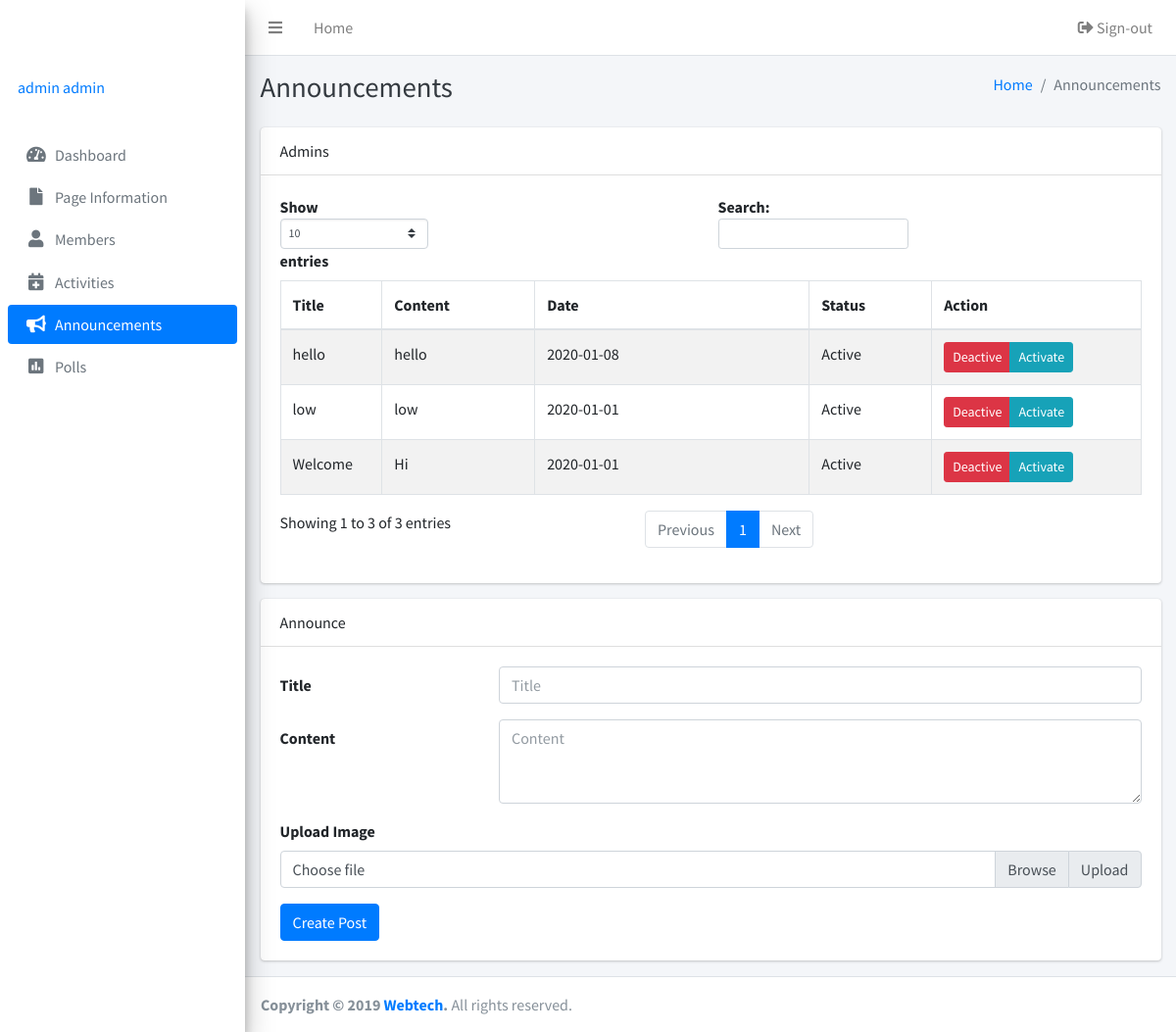
Page /admins/announcements.php (signed in) on the committed database.
### tables this page shows
CREATE TABLE IF NOT EXISTS `accounts` (
  `id` int(255) NOT NULL AUTO_INCREMENT,
  `firstname` varchar(255) NOT NULL,
  `lastname` varchar(255) NOT NULL,
  `username` varchar(255) NOT NULL,
  `email` varchar(255) NOT NULL,
  `password` varchar(255) NOT NULL,
  `role` enum('super','admin') NOT NULL,
  `status` enum('Enabled','Disabled') NOT NULL,
  PRIMARY KEY (`id`),
  UNIQUE KEY `username` (`username`)
);

CREATE TABLE IF NOT EXISTS `post` (
  `id` int(255) NOT NULL AUTO_INCREMENT,
  `title` varchar(255) NOT NULL,
  `content` longtext NOT NULL,
  `date` varchar(255) NOT NULL,
  `status` enum('Active','Inactive') NOT NULL,
  `image` text,
  PRIMARY KEY (`id`)
);

### admins/inc/session.php (called while the page is built, shortened)
<?php
	require_once 'inc/db.php';;
	if(isset($_SESSION['admin'])){
		$sql = mysqli_query($db, "SELECT * FROM accounts where `username` = '".$_SESSION['admin']."'");
		$user = mysqli_fetch_assoc($sql);
	} else {
		header('location: login.php');
		exit();
	}
?>

### admins/announcements.php (the view, shortened to what this page needs)
<?php
  include 'inc/session.php';
  include 'inc/header.php';
  include 'inc/db.php';
 ?>
<?php
$link = "Announcements";
?>
<body class="hold-transition sidebar-mini">
<div class="wrapper">
<?php include 'inc/navbar.php'; ?>
  <div class="content-wrapper">
    <div class="content-header">
      <div class="container-fluid">
        <div class="row mb-2">
          <div class="col-sm-6">
            <h1 class="m-0 text-dark">Announcements</h1>
          </div>
          <div class="col-sm-6">
            <ol class="breadcrumb float-sm-right">
              <li class="breadcrumb-item"><a href="#">Home</a></li>
              <li class="breadcrumb-item active">Announcements</li>
            </ol>
          </div>
        </div>
      </div>
    </div>
    <div class="content">
      <div class="container-fluid">
         <div class="row">
          <div class="col-12">
            <div class="card">
              <div class="card-header">
               Admins
              </div>
              <div class="card-body">
                <table class="table table-bordered table-striped display">
                  <thead>
                  <tr>
                    <th width="50">Title</th>
                    <th width="120">Content</th>
                    <th width="200">Date</th>
                    <th width="100">Status</th>
                    <th width="100">Action</th>
                  </tr>
                  </thead>
                  <tbody>
                  <?php
                  $sql = mysqli_query($db, "SELECT * FROM post");
                  while ($row = mysqli_fetch_array($sql)) {
                        ?>
                  <tr>
                    <td><?php echo $row['title'];?></td>
                    <td><?php echo $row['content'];?></td>
                    <td><?php echo $row['date'];?></td>
                    <td><?php echo $row['status'];?></td>
                    <td>
                       <div class="btn-group btn-group-sm">
                        <a href='announcementinactive.php?id=<?php echo $row['id']; ?>' class="btn btn-danger">Deactive</a>
                        <a href='announcementactive.php?id=<?php echo $row['id']; ?>' class="btn btn-info">Activate</a>
                      </div>
                    </td>
                  </tr>
                  <?php   } ?>
                  </tbody>
                </table>
              </div>
            </div>
          </div>
        </div>
         <div class="row">
          <div class="col-12">
            <div class="card">
              <div class="card-header">
               Announce
              </div>
              <div class="card-body">
               <form class="form-horizontal" action="announcements.php" method="post" enctype="multipart/form-data">
                  <div class="form-group row">
                    <label for="inputEmail3" class="col-sm-3 col-form-label">Title</label>
                    <div class="col-sm-9">
                      <input type="text" class="form-control" placeholder="Title" name="title" required>
                    </div>
                  </div>
                  <div class="form-group row">
                    <label for="inputEmail3" class="col-sm-3 col-form-label">Content</label>
                    <div class="col-sm-9">
                     <textarea class="form-control" rows="3" placeholder="Content" name="content" required></textarea>
                    </div>
                  </div>
                  <div class="form-group">
                    <label for="image">Upload Image</label>
                    <div class="input-group">
                      <div class="custom-file">
                        <label class="custom-file-label" for="image">Choose file</label>
                      </div>
                      <div class="input-group-append">
                        <span class="input-group-text" id="">Upload</span>
                      </div>
                    </div>
                  </div>
                  <button type="submit" class="btn btn-primary" name="submit">Create Post</button>
                  </form>
              </div>
            </div>
          </div>
        </div>
      </div>
    </div>
  </div>
  <?php include 'inc/footer.php'; ?>
</div>
</body>
</html>

### admins/inc/navbar.php
  <nav class="main-header navbar navbar-expand navbar-white navbar-light">
    <ul class="navbar-nav">
      <li class="nav-item">
        <a class="nav-link" data-widget="pushmenu" href="#"><i class="fas fa-bars"></i></a>
      </li>
      <li class="nav-item d-none d-sm-inline-block">
        <a href="index3.html" class="nav-link">Home</a>
      </li>
    </ul>
    <ul class="navbar-nav ml-auto">
      <li class="nav-item">
        <a class="nav-link" href="logout.php"><i class="nav-icon fas fa-sign-out-alt"></i> Sign-out</a>
      </li>
    </ul>
  </nav>
  <aside class="main-sidebar sidebar-gray elevation-4">
    <a href="index3.html" class="brand-link">
      <span class="brand-text font-weight-light">OrgIT</span>
    </a>
    <div class="sidebar">
      <div class="user-panel mt-3 pb-3 mb-3 d-flex">
        <div class="info">
          <a href="#" class="d-block"><?php echo $user['firstname']. ' '.$user['lastname']; ?></a>
        </div>
      </div>
<?php if($user['role'] == 'super'): ?>
      <nav class="mt-2">
        <ul class="nav nav-pills nav-sidebar flex-column" data-widget="treeview" role="menu" data-accordion="false">
          <li class="nav-item">
            <a href="index.php" class="nav-link <?php if($link == 'Dashboard') {echo 'active';} ?>">
              <i class="nav-icon fas fa-tachometer-alt"></i>
              <p>
                Dashboard
              </p>
            </a>
          </li>
          <li class="nav-item">
            <a href="page.php" class="nav-link <?php if($link == 'Information') {echo 'active';} ?>">
              <i class="nav-icon fas fa-file"></i>
              <p>
                Page Information
              </p>
            </a>
          </li>
          <li class="nav-item">
            <a href="allaccounts.php" class="nav-link <?php if($link == 'Accounts') {echo 'active';} ?>">
              <i class="nav-icon fas fa-users"></i>
              <p>
                All Accounts
              </p>
            </a>
          </li>
          <li class="nav-item">
            <a href="activities.php" class="nav-link <?php if($link == 'Activities') {echo 'active';} ?>">
              <i class="nav-icon fas fa-calendar-plus"></i>
              <p>
                Activities
              </p>
            </a>
          </li>
          <li class="nav-item">
            <a href="announcements.php" class="nav-link <?php if($link == 'Announcements') {echo 'active';} ?>">
              <i class="nav-icon fas fa-bullhorn"></i>
              <p>
                Announcements
              </p>
            </a>
          </li>
          <li class="nav-item">
            <a href="poll.php" class="nav-link <?php if($link == 'Polls') {echo 'active';} ?>">
              <i class="nav-icon fas fa-poll"></i>
              <p>
                Polls
              </p>
            </a>
          </li>
          <li class="nav-item">
            <a href="semester.php" class="nav-link <?php if($link == 'Semester') {echo 'active';} ?>">
              <i class="nav-icon fas fa-cog"></i>
              <p>
                Settings
              </p>
            </a>
          </li>
        </ul>
      </nav>
  <?php else: ?>
      <nav class="mt-2">
        <ul class="nav nav-pills nav-sidebar flex-column" data-widget="treeview" role="members" data-accordion="false">
          <li class="nav-item">
            <a href="index.php" class="nav-link <?php if($link == 'Dashboard') {echo 'active';} ?>">
              <i class="nav-icon fas fa-tachometer-alt"></i>
              <p>
                Dashboard
              </p>
            </a>
          </li>
          <li class="nav-item">
            <a href="page.php" class="nav-link <?php if($link == 'Information') {echo 'active';} ?>">
              <i class="nav-icon fas fa-file"></i>
              <p>
                Page Information
              </p>
            </a>
          </li>
          <li class="nav-item">
            <a href="members.php" class="nav-link <?php if($link == 'Members') {echo 'active';} ?>">
              <i class="nav-icon fas fa-user"></i>
              <p>
                Members
              </p>
            </a>
          </li>
          <li class="nav-item">
            <a href="activities.php" class="nav-link <?php if($link == 'Activities') {echo 'active';} ?>">
              <i class="nav-icon fas fa-calendar-plus"></i>
              <p>
                Activities
              </p>
            </a>
          </li>
          <li class="nav-item">
            <a href="announcements.php" class="nav-link <?php if($link == 'Announcements') {echo 'active';} ?>">
              <i class="nav-icon fas fa-bullhorn"></i>
              <p>
                Announcements
              </p>
            </a>
          </li>
          <li class="nav-item">
            <a href="poll.php" class="nav-link <?php if($link == 'Polls') {echo 'active';} ?>">
              <i class="nav-icon fas fa-poll"></i>
              <p>
                Polls
              </p>
            </a>
          </li>
        </ul>
      </nav>
  <?php endif ?>
    </div>
  </aside>

### admins/inc/header.php (style rules this page uses)
p, h1, h2, h3, h4, h5, h6, label, td, dt, dd { user-select: none; -webkit-user-select: none; -khtml-user-select: none; -moz-user-select: none; -ms-user-select: none; }

### rows in the picture
accounts: firstname "admin", lastname "admin"
post: title "Welcome", content "Hi", date "2020-01-01", status "Active"
post: title "low", content "low", date "2020-01-01", status "Active"
post: title "hello", content "hello", date "2020-01-08", status "Active"
